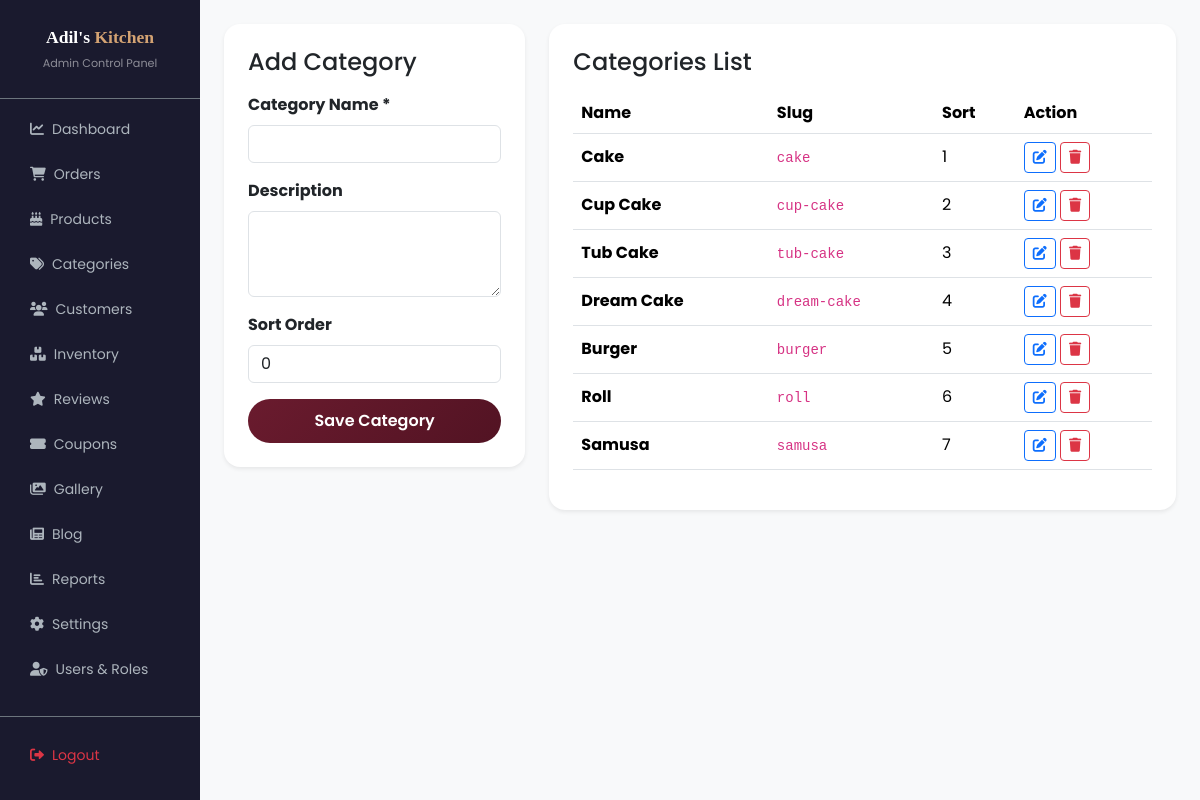
The app's page /admin/categories (signed in) with its own data.
### tables this page shows
CREATE TABLE `categories` (
    `id` BIGINT UNSIGNED NOT NULL AUTO_INCREMENT,
    `name` VARCHAR(100) NOT NULL,
    `slug` VARCHAR(100) NOT NULL UNIQUE,
    `description` TEXT,
    `image` VARCHAR(255),
    `sort_order` INT DEFAULT 0,
    `created_by` BIGINT UNSIGNED DEFAULT NULL,
    `updated_by` BIGINT UNSIGNED DEFAULT NULL,
    `created_at` TIMESTAMP DEFAULT CURRENT_TIMESTAMP,
    `updated_at` TIMESTAMP DEFAULT CURRENT_TIMESTAMP ON UPDATE CURRENT_TIMESTAMP,
    `deleted_at` TIMESTAMP NULL DEFAULT NULL,
    `is_active` TINYINT(1) DEFAULT 1,
    PRIMARY KEY (`id`),
    KEY `idx_categories_slug` (`slug`)
);

### app/controllers/Admin/CategoryController.php (called while the page is built, shortened)
<?php
class CategoryController extends Controller {
    public function index(): void {
        $categoryModel = new Category();
        $categories = $categoryModel->findAll([], 'sort_order ASC');
        $this->view('admin/categories/index', [
            'categories' => $categories,
            'pageTitle' => "Categories - Admin Panel",
            'csrfToken' => $this->csrfToken(),
        ]);
    }
}

### index.php (called while the page is built, shortened)
<?php
spl_autoload_register(function (string $class): void {
    $paths = [
        APP_PATH . '/core/',
        APP_PATH . '/models/',
        APP_PATH . '/controllers/',
        APP_PATH . '/services/',
        APP_PATH . '/repositories/',
        APP_PATH . '/middleware/',
    ];
    if (strpos($class, 'Admin\\') === 0) {
        $classFile = APP_PATH . '/controllers/Admin/' . str_replace('Admin\\', '', $class) . '.php';
        if (file_exists($classFile)) {
            return;
        }
    } else {
        $classFile = $class . '.php';
        foreach ($paths as $dir) {
            if (file_exists($dir . $classFile)) {
                return;
            }
        }
    }
});
$requestUri    = parse_url($_SERVER['REQUEST_URI'] ?? '/', PHP_URL_PATH);
$requestMethod = $_SERVER['REQUEST_METHOD'] ?? 'GET';
$router = new Router();
$router->get('/',                           ['HomeController', 'index']);
$router->get('/home',                       ['HomeController', 'index']);
$router->get('/about',                      ['HomeController', 'about']);
$router->get('/shop',                       ['ShopController', 'index']);
$router->get('/category/[:slug]',           ['ShopController', 'category']);
$router->get('/product/[:slug]',            ['ProductController', 'show']);
$router->get('/gallery',                    ['GalleryController', 'index']);
$router->get('/custom-cake',               ['CustomCakeController', 'create']);
$router->post('/custom-cake',              ['CustomCakeController', 'store']);
$router->get('/testimonials',              ['HomeController', 'testimonials']);
$router->get('/blog',                      ['BlogController', 'index']);
$router->get('/blog/[:slug]',              ['BlogController', 'show']);
$router->get('/faq',                       ['HomeController', 'faq']);
$router->get('/contact',                   ['ContactController', 'create']);
$router->post('/contact',                  ['ContactController', 'store']);
$router->get('/login',                     ['AuthController', 'showLogin']);
$router->post('/login',                    ['AuthController', 'login']);
$router->get('/register',                  ['AuthController', 'showRegister']);
$router->post('/register',                 ['AuthController', 'register']);
$router->get('/logout',                    ['AuthController', 'logout']);
$router->get('/forgot-password',           ['AuthController', 'showForgotPassword']);
$router->post('/forgot-password',          ['AuthController', 'forgotPassword']);
$router->get('/wishlist',                  ['WishlistController', 'index']);
$router->post('/wishlist/add',             ['WishlistController', 'add']);
$router->post('/wishlist/remove',          ['WishlistController', 'remove']);
$router->get('/cart',                      ['CartController', 'index']);
$router->post('/cart/add',                 ['CartController', 'add']);
$router->post('/cart/update',              ['CartController', 'update']);
$router->post('/cart/remove',              ['CartController', 'remove']);
$router->get('/cart/count',                 ['CartController', 'count']);
$router->get('/checkout',                  ['CheckoutController', 'index']);
$router->post('/checkout',                 ['CheckoutController', 'process']);
$router->get('/order-tracking',            ['OrderController', 'tracking']);
$router->get('/my-account',                ['AccountController', 'index']);
$router->get('/my-account/orders',         ['AccountController', 'orders']);
$router->get('/my-account/order/[:id]',    ['AccountController', 'orderDetails']);
$router->get('/my-account/profile',        ['AccountController', 'profile']);
$router->post('/my-account/profile',       ['AccountController', 'updateProfile']);
$router->get('/my-account/password',       ['AccountController', 'password']);
$router->post('/my-account/password',      ['AccountController', 'updatePassword']);
$router->get('/my-account/addresses',      ['AccountController', 'addresses']);
$router->post('/my-account/addresses',     ['AccountController', 'addAddress']);
$router->post('/my-account/addresses/delete', ['AccountController', 'deleteAddress']);
$router->get('/admin',                          ['Admin\DashboardController', 'index']);
$router->get('/admin/login',                    ['Admin\AuthController', 'showLogin']);
$router->post('/admin/login',                   ['Admin\AuthController', 'login']);
$router->get('/admin/logout',                   ['Admin\AuthController', 'logout']);
$router->get('/admin/dashboard',                ['Admin\DashboardController', 'index']);
$router->get('/admin/orders',                   ['Admin\OrderController', 'index']);
$router->get('/admin/orders/[:id]',             ['Admin\OrderController', 'show']);
$router->post('/admin/orders/[:id]/status',     ['Admin\OrderController', 'updateStatus']);
$router->get('/admin/orders/[:id]/invoice',     ['Admin\OrderController', 'invoice']);
$router->post('/admin/orders/[:id]/cancel',     ['Admin\OrderController', 'cancel']);
$router->get('/admin/products',                 ['Admin\ProductController', 'index']);
$router->get('/admin/products/create',          ['Admin\ProductController', 'create']);
$router->post('/admin/products',                ['Admin\ProductController', 'store']);
$router->get('/admin/products/[:id]/edit',      ['Admin\ProductController', 'edit']);
$router->post('/admin/products/[:id]',          ['Admin\ProductController', 'update']);
$router->post('/admin/products/[:id]/delete',   ['Admin\ProductController', 'delete']);
$router->get('/admin/categories',               ['Admin\CategoryController', 'index']);
$router->get('/admin/categories/[:id]/edit',    ['Admin\CategoryController', 'edit']);
$router->post('/admin/categories',              ['Admin\CategoryController', 'store']);
$router->post('/admin/categories/[:id]/update', ['Admin\CategoryController', 'update']);
$router->post('/admin/categories/[:id]/delete', ['Admin\CategoryController', 'delete']);
$router->get('/admin/customers',                ['Admin\CustomerController', 'index']);
$router->get('/admin/customers/[:id]',          ['Admin\CustomerController', 'show']);
$router->get('/admin/inventory',                ['Admin\InventoryController', 'index']);
$router->post('/admin/inventory',               ['Admin\InventoryController', 'store']);
$router->get('/admin/reviews',                  ['Admin\ReviewController', 'index']);
$router->post('/admin/reviews/[:id]/approve',   ['Admin\ReviewController', 'approve']);
$router->post('/admin/reviews/[:id]/reject',    ['Admin\ReviewController', 'reject']);
$router->get('/admin/coupons',                  ['Admin\CouponController', 'index']);
$router->post('/admin/coupons',                 ['Admin\CouponController', 'store']);
$router->post('/admin/coupons/[:id]/update',    ['Admin\CouponController', 'update']);
$router->post('/admin/coupons/[:id]/delete',    ['Admin\CouponController', 'delete']);
$router->get('/admin/gallery',                  ['Admin\GalleryController', 'index']);
$router->post('/admin/gallery',                 ['Admin\GalleryController', 'store']);
$router->post('/admin/gallery/[:id]/delete',    ['Admin\GalleryController', 'delete']);
$router->get('/admin/blogs',                    ['Admin\BlogController', 'index']);
$router->get('/admin/blogs/create',             ['Admin\BlogController', 'create']);
$router->post('/admin/blogs',                   ['Admin\BlogController', 'store']);
$router->get('/admin/blogs/[:id]/edit',         ['Admin\BlogController', 'edit']);
$router->post('/admin/blogs/[:id]',             ['Admin\BlogController', 'update']);
$router->post('/admin/blogs/[:id]/delete',      ['Admin\BlogController', 'delete']);
$router->get('/admin/reports',                  ['Admin\ReportController', 'index']);
$router->get('/admin/reports/sales',            ['Admin\ReportController', 'sales']);
$router->get('/admin/reports/products',         ['Admin\ReportController', 'products']);
$router->get('/admin/settings',                 ['Admin\SettingsController', 'index']);
$router->post('/admin/settings',                ['Admin\SettingsController', 'update']);
$router->get('/admin/users',                    ['Admin\UserController', 'index']);
$router->post('/admin/users',                   ['Admin\UserController', 'store']);
$router->post('/admin/users/[:id]/update',      ['Admin\UserController', 'update']);
$router->post('/admin/users/[:id]/delete',      ['Admin\UserController', 'delete']);
$router->dispatch($requestUri, $requestMethod);

### app/core/Database.php (called while the page is built, shortened)
<?php
class Database {
    private static $instance = null;
    private $connection = null;
    private $config = [];
    private function __construct() {
        $this->config = require CONFIG_PATH . '/database.php';
    }
    public static function getInstance(): self {
        if (self::$instance === null) {
            self::$instance = new self();
        }
        return self::$instance;
    }
    private function connect(): void {
        $dsn = sprintf(
            "mysql:host=%s;dbname=%s;charset=%s",
            $this->config['host'],
            $this->config['database'],
            $this->config['charset']
        );
        try {
            $this->connection = new PDO($dsn, $this->config['username'], $this->config['password'], $this->config['options']);
            $this->isConnected = true;
        } catch (PDOException $e) {
            error_log("[Adil's Kitchen] DB connection failed: " . $e->getMessage());
            $this->connection = null;
            $this->isConnected = false;
        }
    }
    public function query(string $sql, array $params = []) {
        try {
            $stmt = $this->connection->prepare($sql);
            $stmt->execute($params);
            return $stmt;
        } catch (PDOException $e) {
            error_log("[Adil's Kitchen] Query error: " . $e->getMessage() . " | SQL: " . $sql);
            return null;
        }
    }
    public function fetchAll(string $sql, array $params = []): array {
        $stmt = $this->query($sql, $params);
        return $stmt->fetchAll(PDO::FETCH_ASSOC) ?: [];
    }
}

### app/core/Model.php (called while the page is built, shortened)
<?php
class Model {
    protected $db;
    protected $table;
    public function __construct() {
        $this->db = Database::getInstance();
    }
    public function findAll(array $conditions = [], string $orderBy = 'created_at DESC', int $limit = null): array {
        $sql = "SELECT * FROM {$this->table} WHERE deleted_at IS NULL";
        $params = [];
        $sql .= " ORDER BY {$orderBy}";
        return $this->db->fetchAll($sql, $params);
    }
}

### config/database.php (called while the page is built)
<?php
$env = file_exists(__DIR__ . '/env.php') ? require __DIR__ . '/env.php' : [];
return [
    'host'      => $env['DB_HOST'] ?? '127.0.0.1',
    'port'      => 3306,
    'database'  => $env['DB_NAME'] ?? 'adils_kitchen',
    'username'  => $env['DB_USER'] ?? 'root',
    'password'  => $env['DB_PASS'] ?? '',
    'charset'   => 'utf8mb4',
    'collation' => 'utf8mb4_unicode_ci',
    'prefix'    => '',
    'options'   => [
        PDO::ATTR_ERRMODE            => PDO::ERRMODE_EXCEPTION,
        PDO::ATTR_DEFAULT_FETCH_MODE => PDO::FETCH_ASSOC,
        PDO::ATTR_EMULATE_PREPARES   => false,
        PDO::MYSQL_ATTR_INIT_COMMAND => "SET NAMES utf8mb4 COLLATE utf8mb4_unicode_ci",
    ],
];

### app/views/admin/categories/index.php (the view, shortened to what this page needs)
<div class="row g-4">
    <div class="col-md-4">
        <div class="card border-0 shadow-sm rounded-4 p-4 bg-white">
            <h4 class="brand-font mb-3">Add Category</h4>
            <form action="/admin/categories" method="POST">
                <div class="mb-3">
                    <label class="form-label fw-bold">Category Name *</label>
                    <input type="text" name="name" class="form-control" required>
                </div>
                <div class="mb-3">
                    <label class="form-label fw-bold">Description</label>
                    <textarea name="description" class="form-control" rows="3"></textarea>
                </div>
                <div class="mb-3">
                    <label class="form-label fw-bold">Sort Order</label>
                    <input type="number" name="sort_order" class="form-control" value="0">
                </div>
                <button type="submit" class="btn btn-primary-custom w-100">Save Category</button>
            </form>
        </div>
    </div>
    <div class="col-md-8">
        <div class="card border-0 shadow-sm rounded-4 p-4 bg-white">
            <h4 class="brand-font mb-3">Categories List</h4>
            <table class="table align-middle">
                <thead>
                    <tr>
                        <th>Name</th>
                        <th>Slug</th>
                        <th>Sort</th>
                        <th>Action</th>
                    </tr>
                </thead>
                <tbody>
                    <?php foreach ($categories as $cat): ?>
                        <tr>
                            <td class="fw-bold"><?= htmlspecialchars($cat['name']) ?></td>
                            <td><code><?= htmlspecialchars($cat['slug']) ?></code></td>
                            <td><?= $cat['sort_order'] ?></td>
                            <td>
                                <a href="/admin/categories/<?= $cat['id'] ?>/edit" class="btn btn-sm btn-outline-primary"><i class="fas fa-edit"></i></a>
                                <form action="/admin/categories/<?= $cat['id'] ?>/delete" method="POST" class="d-inline" onsubmit="return confirm('Delete category?')">
                                    <button type="submit" class="btn btn-sm btn-outline-danger"><i class="fas fa-trash"></i></button>
                                </form>
                            </td>
                        </tr>
                    <?php endforeach; ?>
                </tbody>
            </table>
        </div>
    </div>
</div>

### app/core/Router.php (shortened to what this page needs)
<?php
class Router {
    private $routes = [];
    public function add(string $method, string $pattern, array $handler): void {
        $this->routes[strtoupper($method) . ' ' . $pattern] = $handler;
    }
    public function dispatch(string $requestUri, string $requestMethod): void {
        foreach ($this->routes as $route => $handler) {
            list($method, $pattern) = explode(' ', $route, 2);
            if ($requestMethod !== $method) {
                continue;
            }
            $regex = str_replace(
                ['[:slug]', '[:id]'],
                ['([a-z0-9_-]+)', '([0-9]+)'],
                $pattern
            );
            $regex = '#^' . $regex . '$#i';
            if (!preg_match($regex, $requestUri, $matches)) {
                continue;
            }
            array_shift($matches);
            list($controllerName, $action) = $handler;
            $controller    = new $instanceClass();
            call_user_func_array([$controller, $action], $matches);
            return;
        }
    }
}

### records on screen
categories: name "Cake", slug "cake", sort_order "1"
categories: name "Cup Cake", slug "cup-cake", sort_order "2"
categories: name "Tub Cake", slug "tub-cake", sort_order "3"
categories: name "Dream Cake", slug "dream-cake", sort_order "4"
categories: name "Burger", slug "burger", sort_order "5"
categories: name "Roll", slug "roll", sort_order "6"
categories: name "Samusa", slug "samusa", sort_order "7"
